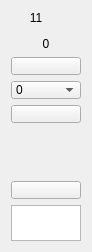
        <widget class="QWidget" name="widget_12" native="true">
         <property name="maximumSize">
          <size>
           <width>68</width>
           <height>16777215</height>
          </size>
         </property>
         <layout class="QVBoxLayout" name="verticalLayout_12" stretch="0,10,1,1,1,1,0,1,0">
          <item>
           <widget class="QLabel" name="lbl_ChName_11">
            <property name="maximumSize">
             <size>
              <width>50</width>
              <height>16777215</height>
             </size>
            </property>
            <property name="text">
             <string>11</string>
            </property>
            <property name="alignment">
             <set>Qt::AlignCenter</set>
            </property>
           </widget>
          </item>
          <item>
           <widget class="VolumeWidget" name="Disp_Level_11" native="true">
            <property name="minimumSize">
             <size>
              <width>0</width>
              <height>0</height>
             </size>
            </property>
            <property name="maximumSize">
             <size>
              <width>40</width>
              <height>16777215</height>
             </size>
            </property>
            <property name="MaxValue" stdset="0">
             <number>20</number>
            </property>
            <property name="MinValue" stdset="0">
             <number>-80</number>
            </property>
            <property name="SingleTrack" stdset="0">
             <bool>true</bool>
            </property>
            <property name="ScaleLabel" stdset="0">
             <bool>true</bool>
            </property>
           </widget>
          </item>
          <item>
           <widget class="QLabel" name="lbl_Level_11">
            <property name="maximumSize">
             <size>
              <width>16777215</width>
              <height>16777215</height>
             </size>
            </property>
            <property name="text">
             <string>0</string>
            </property>
            <property name="alignment">
             <set>Qt::AlignCenter</set>
            </property>
           </widget>
          </item>
          <item>
           <widget class="QPushButton" name="btn_Phantom_11">
            <property name="minimumSize">
             <size>
              <width>50</width>
              <height>18</height>
             </size>
            </property>
            <property name="maximumSize">
             <size>
              <width>16777215</width>
              <height>18</height>
             </size>
            </property>
            <property name="focusPolicy">
             <enum>Qt::StrongFocus</enum>
            </property>
            <property name="text">
             <string/>
            </property>
            <property name="checkable">
             <bool>true</bool>
            </property>
           </widget>
          </item>
          <item>
           <widget class="QComboBox" name="comboBox_PreampGain_11">
            <property name="minimumSize">
             <size>
              <width>0</width>
              <height>18</height>
             </size>
            </property>
            <property name="maximumSize">
             <size>
              <width>16777215</width>
              <height>18</height>
             </size>
            </property>
            <property name="focusPolicy">
             <enum>Qt::StrongFocus</enum>
            </property>
            <property name="currentIndex">
             <number>0</number>
            </property>
            <item>
             <property name="text">
              <string>0</string>
             </property>
            </item>
            <item>
             <property name="text">
              <string>+6</string>
             </property>
            </item>
            <item>
             <property name="text">
              <string>+12</string>
             </property>
            </item>
            <item>
             <property name="text">
              <string>+18</string>
             </property>
            </item>
            <item>
             <property name="text">
              <string>+24</string>
             </property>
            </item>
            <item>
             <property name="text">
              <string>+30</string>
             </property>
            </item>
            <item>
             <property name="text">
              <string>+36</string>
             </property>
            </item>
            <item>
             <property name="text">
              <string>+42</string>
             </property>
            </item>
           </widget>
          </item>
          <item>
           <widget class="QPushButton" name="btnInvert_11">
            <property name="minimumSize">
             <size>
              <width>0</width>
              <height>18</height>
             </size>
            </property>
            <property name="maximumSize">
             <size>
              <width>16777215</width>
              <height>18</height>
             </size>
            </property>
            <property name="focusPolicy">
             <enum>Qt::StrongFocus</enum>
            </property>
            <property name="text">
             <string/>
            </property>
            <property name="checkable">
             <bool>true</bool>
            </property>
           </widget>
          </item>
          <item alignment="Qt::AlignHCenter">
           <widget class="ConfigGainWidget" name="spinBoxGain_11" native="true">
            <property name="minimumSize">
             <size>
              <width>46</width>
              <height>46</height>
             </size>
            </property>
            <property name="Value" stdset="0">
             <double>0.000000000000000</double>
            </property>
            <property name="MaxValue" stdset="0">
             <double>12.000000000000000</double>
            </property>
            <property name="MinValue" stdset="0">
             <double>-100.000000000000000</double>
            </property>
            <property name="Decimals" stdset="0">
             <number>1</number>
            </property>
           </widget>
          </item>
          <item>
           <widget class="QPushButton" name="btnMute_11">
            <property name="minimumSize">
             <size>
              <width>0</width>
              <height>18</height>
             </size>
            </property>
            <property name="maximumSize">
             <size>
              <width>16777215</width>
              <height>18</height>
             </size>
            </property>
            <property name="focusPolicy">
             <enum>Qt::StrongFocus</enum>
            </property>
            <property name="text">
             <string/>
            </property>
            <property name="checkable">
             <bool>true</bool>
            </property>
           </widget>
          </item>
          <item>
           <widget class="QTextEdit" name="textEdit_11">
            <property name="minimumSize">
             <size>
              <width>0</width>
              <height>36</height>
             </size>
            </property>
            <property name="maximumSize">
             <size>
              <width>16777215</width>
              <height>36</height>
             </size>
            </property>
           </widget>
          </item>
         </layout>
        </widget>
